Frame 1 (no input): blank canvas, image omitted
Frame 60 (the mouse pressed at the canvas centre just before this capture): blank canvas, image omitted
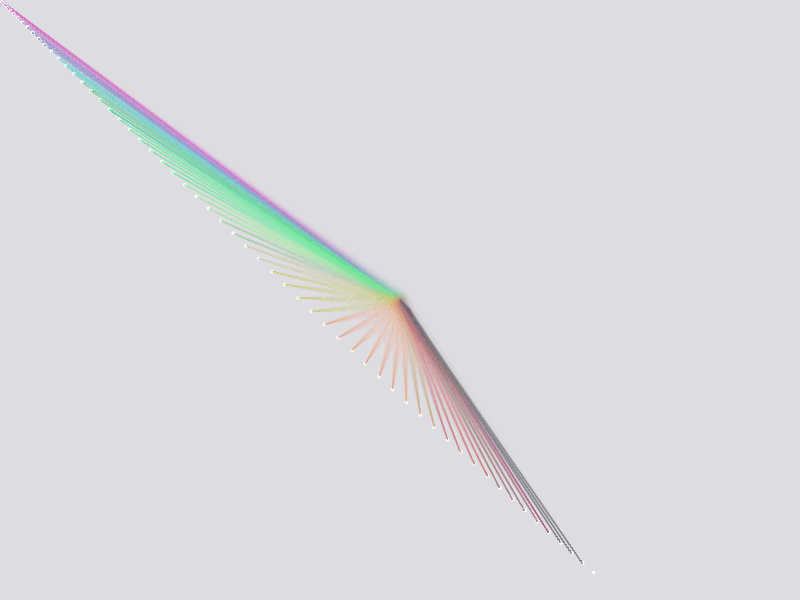
Frame 120 (the mouse held since frame 60 and released just before this capture)

The Processing sketch whose frames 1 and 60 were blank and that drew this single picture after the mouse press (run headless with seeded random() and noise(); from frame 60 on, the mouse is pressed at the canvas centre):

// Processing sketch: processing_99260
// ── processing_99260.pde

void setup() {
  size(800, 600);
  background(220, 220, 225);

}
//end void setup()

int rot = 100;
int gruen = 100;
int blau = 100;

// aenderungsschritte farbe
int rotBack = 9;
int gruenBack = 6;
int blauBack = 3;

float xStart = 0;
float yStart = 0;
float xZug = 0;
float yZug = 0;

void draw() {


  // linie zur mausposition 
  stroke(rot, gruen, blau, 5);//niedriger wert-> schraffurähnlich
  for (int i=-50; i <50; i++) {
    line(xStart, yStart, mouseX+random(-i, i)*0.2, mouseY+random(-i, i)*0.2);
  }

  // wenn voller farbwert erreicht ist - skala rückwerts durchlaufen
  if (rot > 255) {
    rotBack *= -1;
  }
  if (rot < 80) {
    rotBack *= -1;
  }
  if (gruen > 255) {
    gruenBack *= -1;
  }
  if (gruen < 80) {
    gruenBack *= -1;
  }
  if (blau > 255) {
    blauBack *= -1;
  }
  if (blau < 80) {
    blauBack *= -1;
  }

  rot = rot + rotBack;
  gruen = gruen + gruenBack;
  blau = blau + blauBack;

  // position aendern pow erster wert: base of the exponential expression, 2.= power by which to raise the base
  float distanz = pow(pow(mouseX - xStart, 2) + pow(mouseY - yStart, 2), 0.5);
  xZug += (mouseX > xStart ? 1 : -1) * distanz/1000;
  yZug += (mouseY > yStart ? 1 : -1) *  distanz/1000;


  xStart += xZug;
  yStart += yZug;  

  //rahmen
  if (xStart > 800) {
    xStart = 799;
    xZug = -xZug/1.5;
  }
  if (xStart < 0) {
    xStart = 1;
    xZug = -xZug/1.5;
  }
  if (yStart > 600) {
    yStart = 599;
    yZug = -yZug/1.5;
  }
  if (yStart < 0) {
    yStart = 1;
    yZug = -yZug/1.5;
  }

  strokeWeight(1);
  fill(255, 255, 255); 
  ellipse(xStart, yStart, 3.7, 3.7);
}//end void draw()
